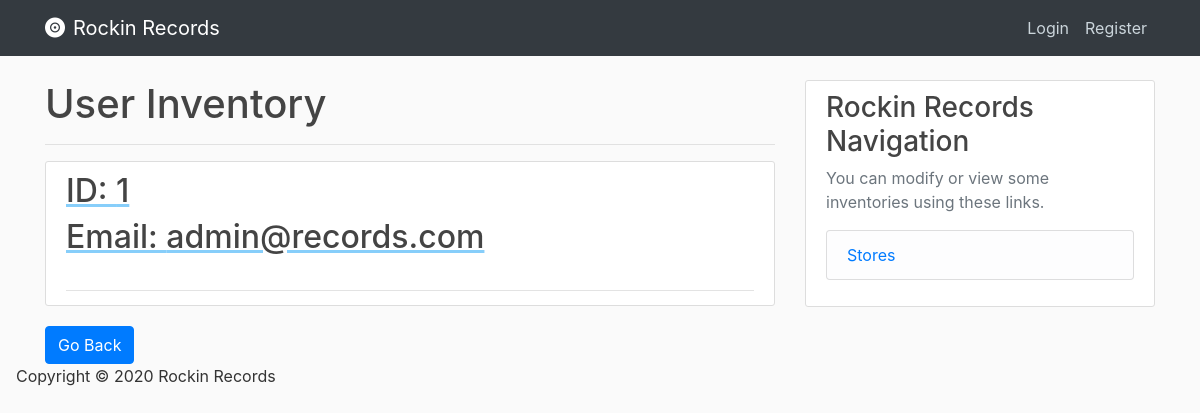
/users, run on an earlier commit of the app's database.
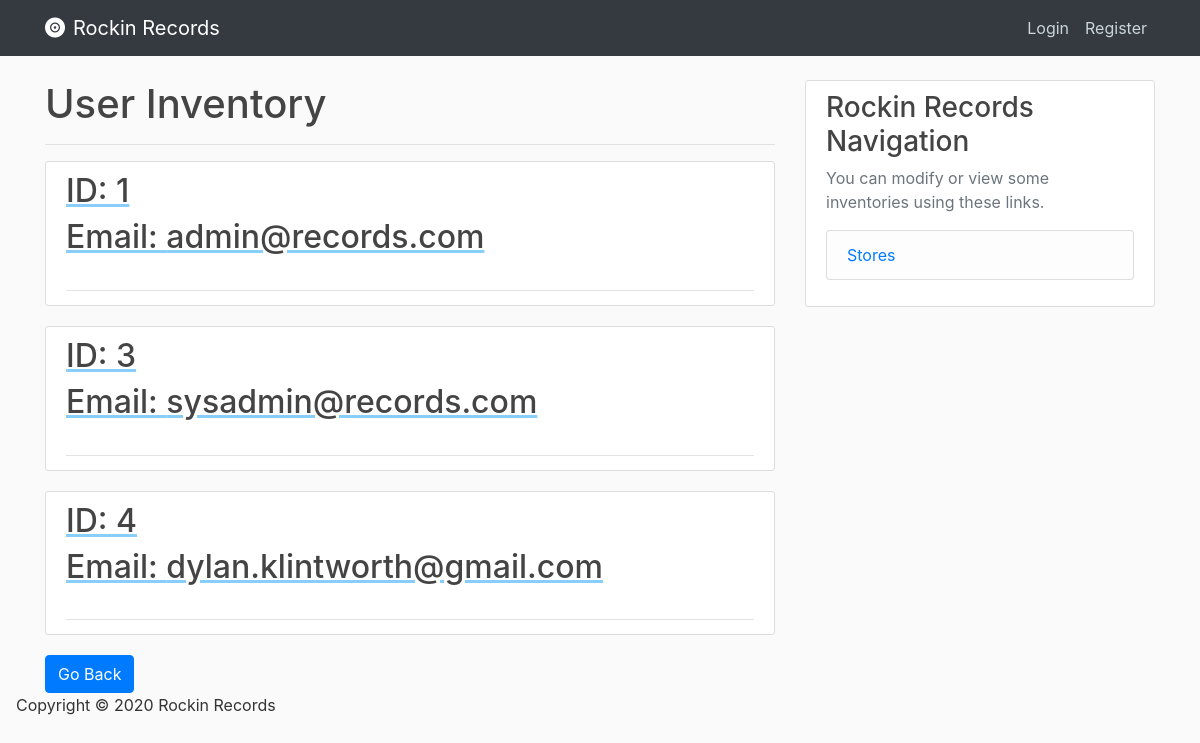
And on a later commit of the database.
### database/models.py (models this page shows, shortened)
class Users(db.Model, UserMixin):
    user_id = db.Column(db.Integer, primary_key=True, nullable=False, autoincrement="auto")
    email = db.Column(db.String(120), unique=True, nullable=False)
    password = db.Column(db.String(120), nullable=False)
    street_address = db.Column(db.String(120))
    city_address = db.Column(db.String(120))
    state_address = db.Column(db.String(120))
    zip_address = db.Column(db.String(120))
    phone_number = db.Column(db.String(15))
    is_admin = db.Column(db.Boolean)

### database/routes.py (the view)
@app.route('/users')
def users():
    users = Users.query.all()
    return render_template('users.html', users=users)

### database/Templates/users.html (shortened to what this page needs)
{% extends "index.html" %}
{% block content %}
    <h1> User Inventory </h1>
    <hr>
    {% for user in users %}
        <article class="media content-section">
            <div class="media-body">
                <div class="article-metadata">
                    <a class="mr-2" href="{{ url_for('user', user_id=user.user_id) }}" style="text-decoration: underline; text-decoration-color: lightskyblue;" >
                    <h2> ID: {{ user['user_id'] }}</h2>
                    <h2> Email: {{ user['email'] }}</h2>
                    </a>
                </div>
          </div>
        </article>
     {% endfor %}
     <div>
        <a href="{{ url_for('home') }} ">
          <button class='btn btn-primary'>
              Go Back
          </button>
        </a>
     </div>
{% endblock content %}

What changed in the data, as far as the page shows it:
added Users: user_id "3", email "sysadmin@records.com"
added Users: user_id "4", email "dylan.klintworth@gmail.com"
